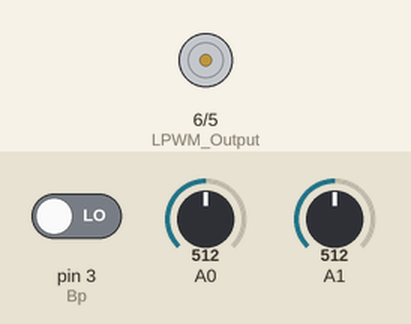
Simulated run of this sketch. Board: Arduino Uno, built with avr-gcc and run on an emulated ATmega328P. Parts: motor-driver pin pairs drawn as motors (green arrow = first pin HIGH = forward, orange = second pin HIGH = backward, longer = more drive). The inputs (shaded band) are chosen by the test bench; at power-on: A1 = 512, pin 3 (Bp) LOW, A0 = 512.

Above: at 5.8 s.
5.9 s: A1 set to 716
At 7.2 s:
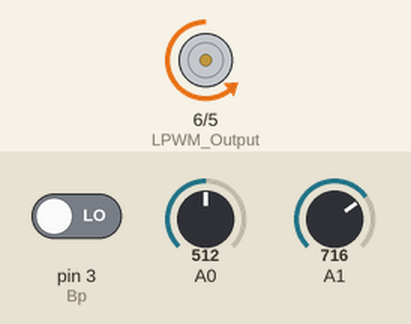
16.5 s: A1 set to 900
27.5 s: A1 set to 245
36.5 s: pin 3 (Bp) driven HIGH
At 37.4 s:
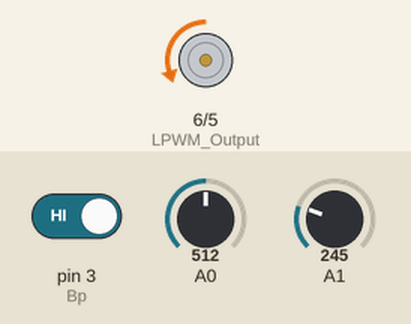
47.7 s: pin 3 (Bp) driven LOW
At 49.4 s:
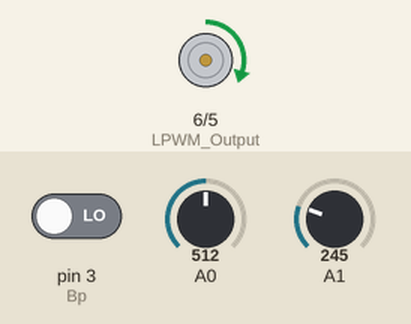
Timing chart, 0 to 52.6 s (numbered marks = the images above; inputs shaded):
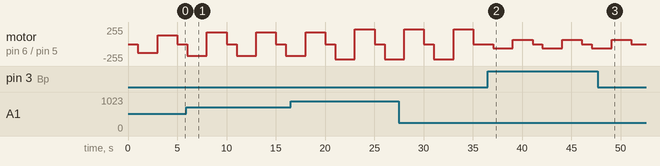

The sketch:

sketch_final_1.ino
```cpp
#include <SoftwareSerial.h>
#include <SPI.h>
#include <SD.h>           // Inclure la librairie SD
#include <TMRpcm.h>       // Gestion de fichier .wav

SoftwareSerial mySerial(7,8);

#define SDPIN 10          // Chip Select du lecteur SD

File myFile;
TMRpcm tmrpcm;

int Bp = 3;
int RPWM_Output = 5;
int LPWM_Output = 6;
int son = 80;
int vol;
int memoire = 0; // La mémoire de l'état du volume
int i = 0;
int moteur = 0;
int notif;

unsigned long dateDernierChangement = 0;
unsigned long intervalle = 32000;
unsigned long dateCourante;

void setup()
{

//Berceuse
  tmrpcm.speakerPin = 9;   // Speaker sur la pin 9
  tmrpcm.setVolume(4);     // gestion du volume de 0 à 7
  tmrpcm.quality(1);       // qualitée audio 0 ou 1

//App bluetooth
  mySerial.begin(9600);

//Moteur
  pinMode(RPWM_Output, OUTPUT);
  pinMode(LPWM_Output, OUTPUT);

}


void loop()
{

//detection pleur
  vol = analogRead(A0);                  // Reads the value from the Analog PIN A0

  vol = map(vol, 200, 1000, 0, 100);  // Ré-étalonne la valeur entre 200 et 1000 sur une fourchette entre 0 et 100

  vol = constrain(vol, 0, 100);       // limite la valeur de la variable volume entre 0 et 100

  dateCourante = millis();
  intervalle = dateCourante - dateDernierChangement;

  if(vol>=son && intervalle >32000)
   {
     tmrpcm.play("sound32.wav");             // Joue le son "sound32.wav"
     dateDernierChangement = dateCourante;
     i++;
   }

  if(i == 2)
   {
     notif = 1;
     i = 0;
   }

//App bluetooth
  mySerial.println(notif);
  mySerial.print(vol);
  mySerial.print(",");
  delay(1000);

//Commande moteur
  int sensorValue = (analogRead(A1))/4;

  if((digitalRead(Bp) ==1 && sensorValue <= 80) || (intervalle < 32000))
   {
     analogWrite(LPWM_Output, 0);
     analogWrite(RPWM_Output, sensorValue);
     delay(2000);
     analogWrite(LPWM_Output, sensorValue);
     analogWrite(RPWM_Output, 0);
     delay(2000);
   }
  else if((digitalRead(Bp) ==1 && sensorValue >80 && sensorValue <=255) || (intervalle < 32000))
        {
          analogWrite(LPWM_Output, 0);
          analogWrite(RPWM_Output, sensorValue);
          delay(1000);
          analogWrite(LPWM_Output, sensorValue);
          analogWrite(RPWM_Output, 0);
          delay(1000);
        }

  analogWrite(LPWM_Output, 0);
  analogWrite(RPWM_Output, 0);

}
```

Measured:
- after the input at 36.5 s, motor on pin 6 (LPWM_Output) / pin 5 (RPWM_Output): stopped → backward 61/255 after 0.56 s, → forward 61/255 2.0 s later, → stopped 2.0 s later, → backward 61/255 1.0 s later, … (7 changes in this stretch)
- after the input at 47.7 s, motor on pin 6 (LPWM_Output) / pin 5 (RPWM_Output): goes on until 51.1 s, then stays stopped
